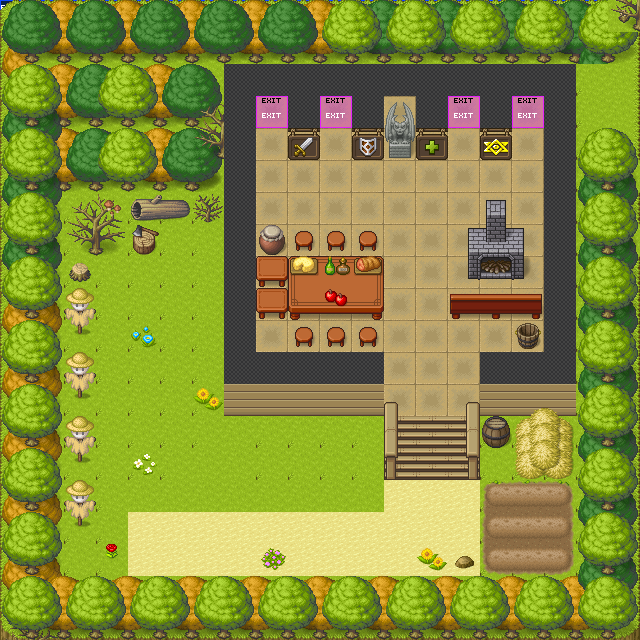

The image is a tile-based game level rendered from a .tmx file. Its description and source (layers, tilesets, objects; grid data summarised) follow:
An orthogonal 20x20 tile map with 32x32 px tiles, 17 tile layers (BLOQUE, start, SOL, Sol Cabane, ...), 2 hidden layers not drawn, 2 tilesets.

<map version="1.5" tiledversion="1.6.0" orientation="orthogonal" renderorder="right-down" width="20" height="20" tilewidth="32" tileheight="32" infinite="0" nextlayerid="40" nextobjectid="1">
 <editorsettings>
  <export target="Avant-Map.json" format="json" />
 </editorsettings>
 <tileset firstgid="1" name="Special_Zones" tilewidth="32" tileheight="32" spacing="2" margin="1" tilecount="12" columns="6">
  <image source="Special_Zones.png" width="204" height="68" />
  <tile id="0">
   <properties>
    <property name="collides" type="bool" value="true" />
   </properties>
  </tile>
 </tileset>
 <tileset firstgid="13" name="[Base]BaseChip_pipo" tilewidth="32" tileheight="32" tilecount="1016" columns="8">
  <image source="[Base]BaseChip_pipo.png" width="256" height="4064" />
 </tileset>
 <layer id="19" name="BLOQUE" width="20" height="20">
  <data>[400 cells, 250 non-empty, 1 distinct tile ids]</data>
 </layer>
 <layer id="18" name="start" width="20" height="20">
  <properties>
   <property name="startLayer" type="bool" value="true" />
  </properties>
  <data>[400 cells, 4 non-empty, 1 distinct tile ids]</data>
 </layer>
 <layer id="14" name="SOL" width="20" height="20">
  <data>[400 cells, 400 non-empty, 10 distinct tile ids]</data>
 </layer>
 <layer id="28" name="Sol Cabane" width="20" height="20">
  <data>[400 cells, 94 non-empty, 1 distinct tile ids]</data>
 </layer>
 <layer id="29" name="Escalier" width="20" height="20">
  <data>[400 cells, 8 non-empty, 8 distinct tile ids]</data>
 </layer>
 <layer id="30" name="Mur" width="20" height="20">
  <data>[400 cells, 9 non-empty, 2 distinct tile ids]</data>
 </layer>
 <layer id="20" name="GENS" width="20" height="20">
  <data>[400 cells, 8 non-empty, 2 distinct tile ids]</data>
 </layer>
 <layer id="21" name="VEGETATION3" width="20" height="20">
  <data>[400 cells, 102 non-empty, 9 distinct tile ids]</data>
 </layer>
 <layer id="36" name="Exit1" width="20" height="20">
  <properties>
   <property name="exitSceneUrl" value="boutavent#entry-1" />
  </properties>
  <data>[400 cells, 1 non-empty, 1 distinct tile ids]</data>
 </layer>
 <layer id="37" name="Exit2" width="20" height="20">
  <properties>
   <property name="exitSceneUrl" value="boutavent#entry-2" />
  </properties>
  <data>[400 cells, 1 non-empty, 1 distinct tile ids]</data>
 </layer>
 <layer id="38" name="Exit3" width="20" height="20">
  <properties>
   <property name="exitSceneUrl" value="boutavent#entry-3" />
  </properties>
  <data>[400 cells, 1 non-empty, 1 distinct tile ids]</data>
 </layer>
 <layer id="39" name="Exit4" width="20" height="20">
  <properties>
   <property name="exitSceneUrl" value="boutavent#entry-4" />
  </properties>
  <data>[400 cells, 1 non-empty, 1 distinct tile ids]</data>
 </layer>
 <layer id="16" name="VEGETATION2" width="20" height="20">
  <data>[400 cells, 95 non-empty, 8 distinct tile ids]</data>
 </layer>
 <layer id="15" name="VEGETATION" width="20" height="20">
  <data>[400 cells, 140 non-empty, 12 distinct tile ids]</data>
 </layer>
 <layer id="27" name="wallsbehind" width="20" height="20">
  <data>[400 cells, 39 non-empty, 1 distinct tile ids]</data>
 </layer>
 <layer id="34" name="fournitures" width="20" height="20">
  <data>[400 cells, 26 non-empty, 20 distinct tile ids]</data>
 </layer>
 <layer id="35" name="détails" width="20" height="20">
  <data>[400 cells, 37 non-empty, 35 distinct tile ids]</data>
 </layer>
 <objectgroup id="17" name="floorLayer" />
 <layer id="31" name="Toit" width="20" height="20" visible="0">
  <data>[400 cells, 110 non-empty, 3 distinct tile ids]</data>
 </layer>
 <layer id="33" name="fenetre" width="20" height="20" visible="0">
  <data>[400 cells, 0 non-empty, 0 distinct tile ids]</data>
 </layer>
</map>
